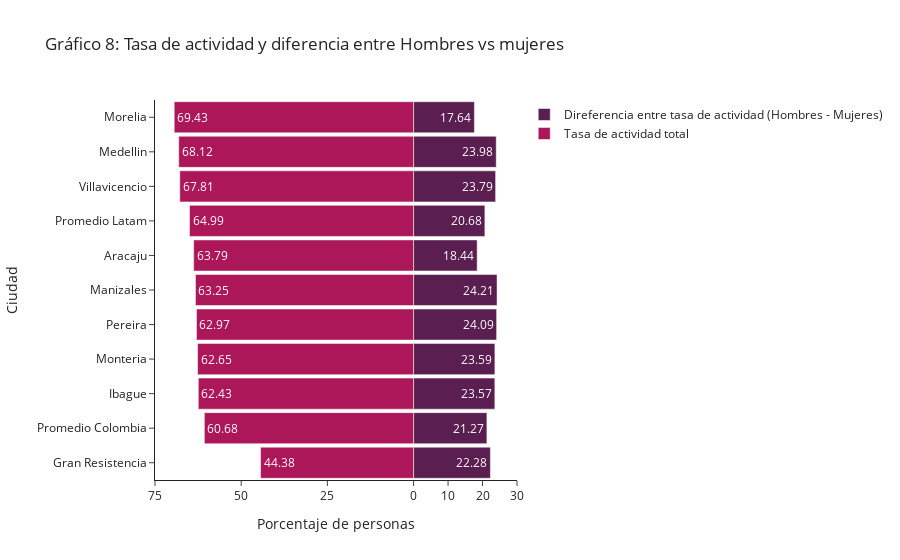

This figure's notebook cell:
### Code cell
layout = go.Layout(yaxis=go.layout.YAxis(title='Ciudad'),
                   xaxis=go.layout.XAxis(
                       range=[-75, 30],
                       tickvals=[-75, -50, -25, 0, 10, 20, 30],
                       ticktext=[75, 50, 25, 0, 10, 20, 30],
                       title='Porcentaje de personas'),
                    barmode='overlay',
                    bargap=0.1,
                    template="simple_white",
                   title='Gráfico 8: Tasa de actividad y diferencia entre Hombres vs mujeres'
                  )

data = [go.Bar(y=act.index,
               x=act['dif'],
               orientation='h',
               name='Direferencia entre tasa de actividad (Hombres - Mujeres)',
               text=np.round(act['dif'].to_numpy(),2),
               hoverinfo='text',
               marker=dict(color=colors[4]),
                    #hoverlabel=dict(hover_data={act['dif']:':.2f'})
               ),
        go.Bar(y=act.index,
               x=act['Tasa de Actividad (total)'],
               orientation='h',
               name='Tasa de actividad total',
               text= np.round(act['Tasa de Actividad (total)'].to_numpy() * -1,2),
               hoverinfo='text',
               marker=dict(color=colors[8])
               )]


fig = go.Figure(
                data=data,
                layout=layout
)

fig.write_html(file="informe/images/actividad.html",full_html=False,include_plotlyjs='cdn')
fig.show()

### Figure 1 — Plotly figure (JSON) as saved in the notebook; plotly's stock layout.template omitted (floating-point values rounded to 4 significant figures)
{"data": [{"hoverinfo": "text", "marker": {"color": "#5a1e50"}, "name": "Direferencia entre tasa de actividad (Hombres - Mujeres)", "orientation": "h", "text": [22.28, 21.27, 23.57, 23.59, 24.09, 24.21, 18.44, 20.68, 23.79, 23.98, 17.64], "type": "bar", "x": [22.28, 21.27, 23.57, 23.59, 24.09, 24.21, 18.44, 20.68, 23.79, 23.98, 17.64], "y": ["Gran Resistencia", "Promedio Colombia", "Ibague", "Monteria", "Pereira", "Manizales", "Aracaju", "Promedio Latam", "Villavicencio", "Medellin", "Morelia"]}, {"hoverinfo": "text", "marker": {"color": "#ac1759"}, "name": "Tasa de actividad total", "orientation": "h", "text": [44.38, 60.68, 62.43, 62.65, 62.97, 63.25, 63.79, 64.99, 67.81, 68.12, 69.43], "type": "bar", "x": [-44.38, -60.68, -62.43, -62.65, -62.97, -63.25, -63.79, -64.99, -67.81, -68.12, -69.43], "y": ["Gran Resistencia", "Promedio Colombia", "Ibague", "Monteria", "Pereira", "Manizales", "Aracaju", "Promedio Latam", "Villavicencio", "Medellin", "Morelia"]}], "layout": {"autosize": true, "bargap": 0.1, "barmode": "overlay", "title": {"text": "Gráfico 8: Tasa de actividad y diferencia entre Hombres vs mujeres"}, "xaxis": {"range": [-75, 30], "ticktext": [75, 50, 25, 0, 10, 20, 30], "tickvals": [-75, -50, -25, 0, 10, 20, 30], "title": {"text": "Porcentaje de personas"}, "type": "linear"}, "yaxis": {"autorange": true, "range": [-0.5, 10.5], "title": {"text": "Ciudad"}, "type": "category"}}}
